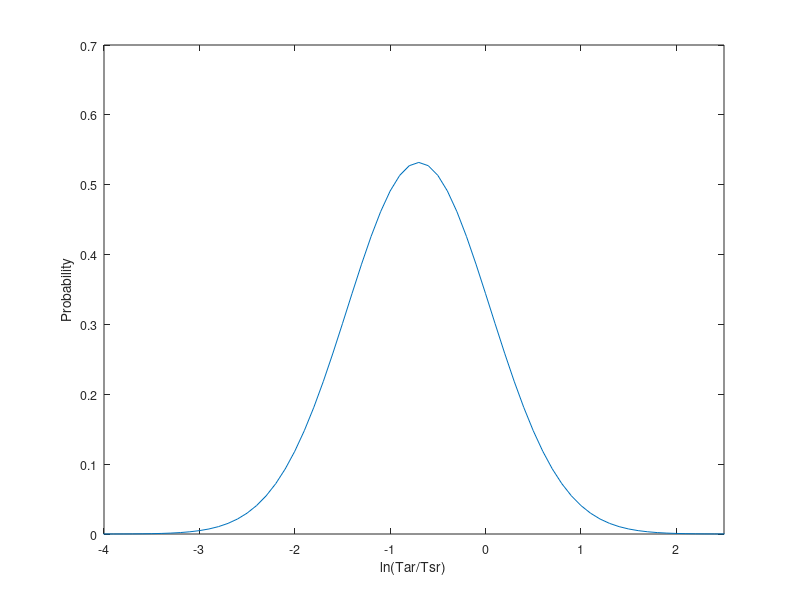

This chart was generated by the following MATLAB code: (Note: this script raises an error after producing the figure.)
% code for simulating the transitions curves 

clc; clear;
%% parameters for ligand-receptor bindings 
KI1 = 18.2;		%Dissociation constant of MeAsp binding to inactive Tar, unit:uM
KA1 = 3000;     %Dissociation constant of MeAsp binding to active Tar, unit:uM
KI2 = 70;		%Dissociation constant of serine binding to inactive Tsr, unit:uM
KA2 = 1000;     %Dissociation constant of serine binding to active Tsr, unit:uM
KI3 = 1500;		%Dissociation constant of MeAsp binding to inactive Tsr, unit:uM
KA3 = 3500;     %Dissociation constant of MeAsp binding to active Tsr, unit:uM

coff_ita=10; 
cm=2000;       % loading conc. of MeAsp
gm=cm/3;       % drop of MeAsp gradient


%% parameters for log-normal distribution of Tar/Tsr
mu = -0.7; 
sigma = .75;

%% plot the log-normal distribution
xx = exp(-5:.1:5);
pdf = lognpdf(xx, mu,sigma);
figure('color','w'); 
set(gcf,'unit','centimeters','position',[10 5 4,3]);
plot(log(xx),xx.*pdf);
xlim([-4,2.5]); set(gca,'Fontsize',9); box on;
xlabel('ln(Tar/Tsr)'); ylabel('Probability');    


%% vary f_c and plot the two transitin curves
f_c = [0.01,0.05,0.1, 0.2, 0.3];

r1=logninv(f_c,mu,sigma);
figure;set(gcf,'unit','centimeters','position',[10 5 8 7]);
for i=1:length(r1)
   yy=r1(i)*cm/2.*a1./(a2+r1(i).*a3);
   xx=z-yy; 
   xx(find(xx<0))=0.1; 
   loglog(xx,yy,'color',[1-i/6,1-i/6,1],'linewidth',2);
   hold on; 
  legend_str{i}= num2str(f_c(i));
end
legend(legend_str);
xlabel('c_m_i_n (\muM)','FontName','Arial','FontSize',10); xlim([4,30000]); xticks([10,100,1000,10000]); 
ylabel('c_m_a_x-c_m_i_n (\muM)','FontName','Arial','FontSize',10); ylim([4,30000]); box on; yticks([10,100,1000,10000]); 


r2=logninv(1-f_c,mu,sigma);
figure;set(gcf,'unit','centimeters','position',[10 5 8 7]);
for i=1:length(r2)
   y=r2(i)*cm/2.*A1./(A2+r2(i).*A3);
   loglog(x,y,'color',[1,1-i/6,1-i/6],'linewidth',2);
   hold on; 
   legend_str2{i}= num2str(f_c(i));
end
legend(legend_str2);
xlabel('c_m_i_n (\muM)','FontName','Arial','FontSize',10); xlim([4,30000]); xticks([1,10,100,1000,10000]); 
ylabel('c_m_a_x-c_m_i_n (\muM)','FontName','Arial','FontSize',10); ylim([4,30000]); box on; yticks([1,10,100,1000,10000]); 



